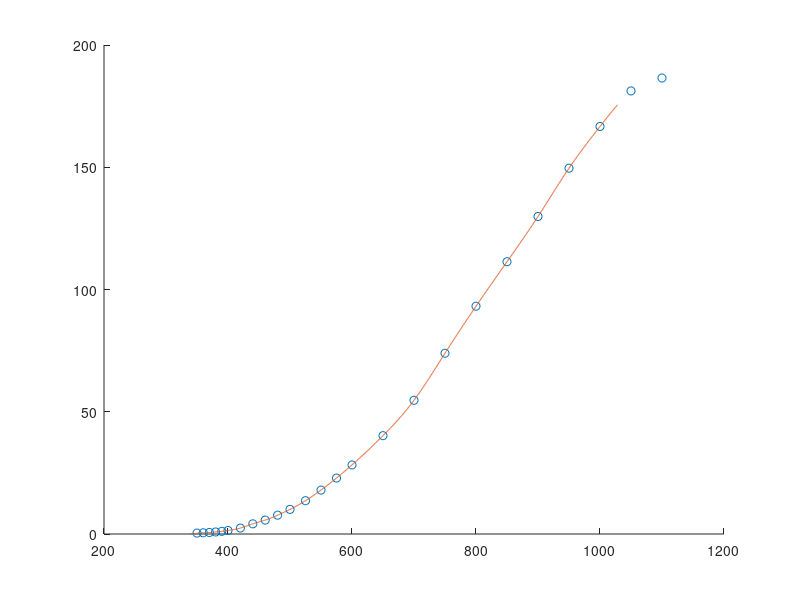
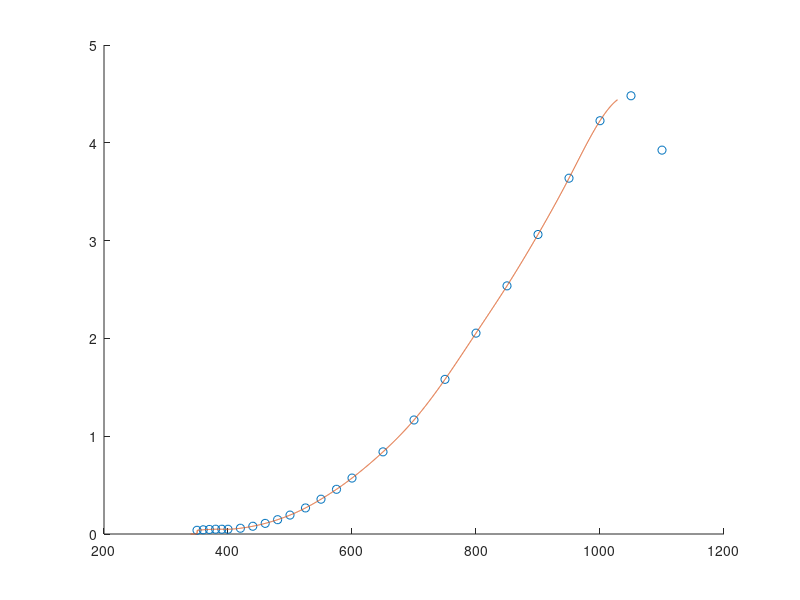
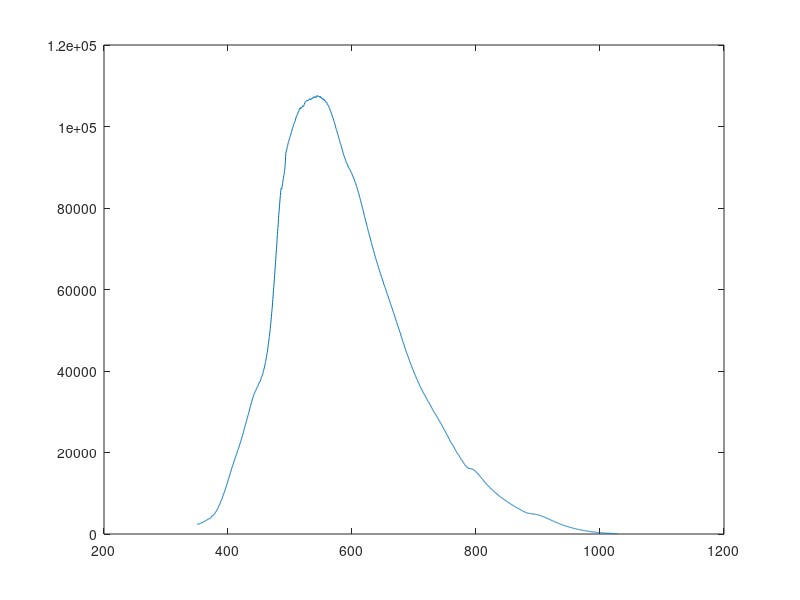
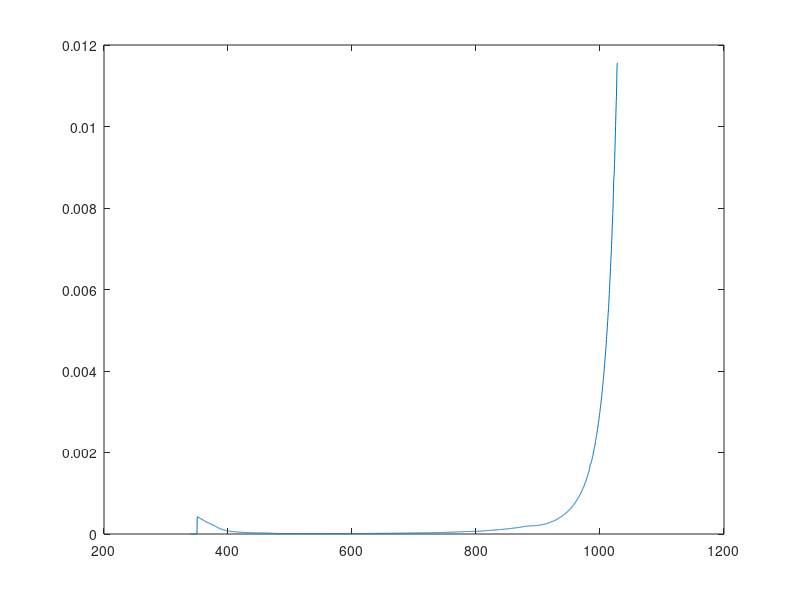

Source code (MATLAB) for these figures, in order: (Note: this script raises an error after producing the figures.)
%% Written to obtain calibrated spectral/colorimetric data from Ocean Optics USB2000+
% Using calibration data taken from CD provided with HL lamp

%Calibrates OO data, specifically data recorded of the LEDs in the small
%sphere (pre-repaint, and pre-mount fitting (I think))

%% Load Data

clc, clear, close all

rootdir = fullfile('C:','Users','cege-user','Dropbox','UCL','Ongoing Work','Small Sphere');
cd(rootdir)

try
    load('OceanOptics Characterisation.mat')
    
catch %if the above file isn't available, create data set from excel
    filename=fullfile(rootdir,'OceanOptics Characterisation.xlsx');
    Data_HL_cal  = xlsread(filename, 1,'A1:D25');
    Data_HL_on   = xlsread(filename, 2,'A2:B2049');
    Data_HL_off  = xlsread(filename, 3,'A2:B2049');
    Data_SPH_off = xlsread(filename, 4,'A2:B2049');
    Data_SPH_RB  = xlsread(filename, 5,'A2:B2049');
    Data_SPH_UVA = xlsread(filename, 6,'A2:B2049');
    save('OceanOptics Characterisation.mat')
end


%% Dark field correction
Data_HL_dfc      =   Data_HL_on(:,2)-Data_HL_off(:,2);
Data_SPH_RB_dfc  =   Data_SPH_RB(:,2)-Data_SPH_off(:,2);
Data_SPH_UVA_dfc  =   Data_SPH_UVA(:,2)-Data_SPH_off(:,2);

% figure, hold on, 
% plot(Data_HL_on(:,1),Data_HL_on(:,2))
% plot(Data_HL_on(:,1),Data_HL_dfc)
% 
% figure, hold on, 
% plot(Data_SPH_RB(:,1),Data_SPH_RB(:,2))
% plot(Data_SPH_RB(:,1),Data_SPH_RB_dfc)
% 
% figure, hold on, 
% plot(Data_SPH_UVA(:,1),Data_SPH_UVA(:,2))
% plot(Data_SPH_UVA(:,1),Data_SPH_UVA_dfc)

%% interpolate lamp calibration data

Data_HL_cal_interp=zeros(2048,4); %pre-allocation
Data_HL_cal_interp(:,1)=Data_HL_off(:,1); %lambda
Data_HL_cal_interp(:,3)=Data_HL_off(:,1); %lambda 
%(sticking to 4 columns and repeating lambda (1,3) to mimic Data_HL_cal)

Data_HL_cal_interp(29:end,2) = ...  %from 29 bc HL_cal starts at 350nm, (:,2) = Cosine corrector
    interp1(Data_HL_cal(:,1),...    %lambda in original
    Data_HL_cal(:,2),...            %power in original
    Data_HL_off(29:end,1),...       %lambda in new
    'spline');

Data_HL_cal_interp(29:end,4) = ...  %(:,4) = bare optical fibre
    interp1(Data_HL_cal(:,3),...    %lambda in original
    Data_HL_cal(:,4),...            %power in original
    Data_HL_off(29:end,1),...       %lambda in new
    'spline');

figure, hold on
plot(Data_HL_cal(:,1),Data_HL_cal(:,2),'o')
plot(Data_HL_cal_interp(:,1),Data_HL_cal_interp(:,2))

figure, hold on
plot(Data_HL_cal(:,3),Data_HL_cal(:,4),'o')
plot(Data_HL_cal_interp(:,3),Data_HL_cal_interp(:,4))

%% Create sensitivity
sensi_vector=zeros(2048,1); 
sensi_vector = Data_HL_dfc./Data_HL_cal_interp(:,4);
figure,
plot(Data_HL_off(:,1),sensi_vector)

%% Create correction vector
correction_vector=zeros(2048,1); 
correction_vector = Data_HL_cal_interp(:,4)./Data_HL_dfc;
figure,
plot(Data_HL_off(:,1),correction_vector)
%save('correction vector','correction_vector')

%differences if 
%Data_HL_cal_interp(:,4) (nomimally bare fibre)
%replaced with
%Data_HL_cal_interp(:,2) (nominally Cosine corrected)

%% Apply correction vector to SPH data

Data_SPH_RB_cor     =Data_SPH_RB_dfc.*correction_vector;
Data_SPH_UVA_cor    =Data_SPH_UVA_dfc.*correction_vector;

figure, hold on
plot(Data_HL_off(:,1),Data_SPH_RB_dfc./max(Data_SPH_RB_dfc),'b');
plot(Data_HL_off(:,1),Data_SPH_RB_cor./max(Data_SPH_RB_cor),'r');
axis([300 1100 -.5 1])

figure, hold on
plot(Data_HL_off(:,1),Data_SPH_UVA_dfc./max(Data_SPH_UVA_dfc),'b');
plot(Data_HL_off(:,1),Data_SPH_UVA_cor./max(Data_SPH_UVA_cor),'r');
axis([300 1100 -.5 1])

figure, hold on
plot(Data_HL_off(:,1),Data_SPH_RB_cor,'r'); %tiwce for stripy graph
plot(Data_HL_off(:,1),Data_SPH_RB_cor,'b--');

plot(Data_HL_off(:,1),Data_SPH_UVA_cor,'b');
plot(Data_HL_off(:,1),Data_SPH_UVA_cor,'y--');
axis([350 700 -.1 1.5]);

%% split LEDs
Data_LEDred=zeros(size(Data_SPH_RB_cor));
Data_LEDred(565:920)=Data_SPH_RB_cor(565:920); %550:675nm

Data_LEDblue=zeros(size(Data_SPH_RB_cor));
Data_LEDblue(226:565)=Data_SPH_RB_cor(226:565); %425:550nm

Data_LEDamber=zeros(size(Data_SPH_UVA_cor));
Data_LEDamber(565:847)=Data_SPH_UVA_cor(565:847); %550:650nm

Data_LEDuv=zeros(size(Data_SPH_UVA_cor));
Data_LEDuv(81:360)=Data_SPH_UVA_cor(81:360); %370:475nm

figure, hold on, 
plot(Data_HL_off(:,1),Data_LEDred/max(Data_LEDred));
plot(Data_HL_off(:,1),Data_LEDblue/max(Data_LEDblue));
plot(Data_HL_off(:,1),Data_LEDamber/max(Data_LEDamber));
plot(Data_HL_off(:,1),Data_LEDuv/max(Data_LEDuv));
%% Calculate chromaticity

%load CIE data
ciefile = fullfile('C:','Users','ucesars','Dropbox','UCL','Data',...
    'Colour Standards','CIE colorimetric data','CIE_colorimetric_tables.xls');
ciedata= xlsread(ciefile,'1931 col observer','A6:D86');
% figure, plot(ciedata(:,1),ciedata(:,2),...
%     ciedata(:,1),ciedata(:,3),
%     ciedata(:,1),ciedata(:,4))
% legend('show')
cielambda=ciedata(:,1);
xbar=ciedata(:,2);
ybar=ciedata(:,3);
zbar=ciedata(:,4);

xbar_int=zeros(2048,1);
xbar_int(107:1231)= interp1(cielambda,xbar,Data_HL_off(107:1231,1));
ybar_int=zeros(2048,1);
ybar_int(107:1231)= interp1(cielambda,ybar,Data_HL_off(107:1231,1));
zbar_int=zeros(2048,1);
zbar_int(107:1231)= interp1(cielambda,zbar,Data_HL_off(107:1231,1));

RB_XYZ=zeros(3,1);
RB_XYZ(1)=xbar_int'*Data_SPH_RB_cor;
RB_XYZ(2)=ybar_int'*Data_SPH_RB_cor;
RB_XYZ(3)=zbar_int'*Data_SPH_RB_cor;
RB_xy(1)=RB_XYZ(1)/sum(RB_XYZ);
RB_xy(2)=RB_XYZ(2)/sum(RB_XYZ);

UVA_XYZ=zeros(3,1);
UVA_XYZ(1)=xbar_int'*Data_SPH_UVA_cor;
UVA_XYZ(2)=ybar_int'*Data_SPH_UVA_cor;
UVA_XYZ(3)=zbar_int'*Data_SPH_UVA_cor;
UVA_xy(1)=UVA_XYZ(1)/sum(UVA_XYZ);
UVA_xy(2)=UVA_XYZ(2)/sum(UVA_XYZ);

figure, hold on
plot(xbar./(xbar+ybar+zbar),ybar./(xbar+ybar+zbar))
scatter(RB_xy(1),RB_xy(2),'r')
text(RB_xy(1),RB_xy(2),'RB')
scatter(UVA_xy(1),UVA_xy(2),'b')
text(UVA_xy(1),UVA_xy(2),'UVA')
axis equal

%% Calculate chromaticity of indvidual channels

%load CIE data
ciefile = fullfile('C:','Users','ucesars','Dropbox','UCL','Data',...
    'Colour Standards','CIE colorimetric data','CIE_colorimetric_tables.xls');
ciedata= xlsread(ciefile,'1931 col observer','A6:D86');
% figure, plot(ciedata(:,1),ciedata(:,2),...
%     ciedata(:,1),ciedata(:,3),
%     ciedata(:,1),ciedata(:,4))
% legend('show')
cielambda=ciedata(:,1);
xbar=ciedata(:,2);
ybar=ciedata(:,3);
zbar=ciedata(:,4);

xbar_int=zeros(2048,1);
xbar_int(107:1231)= interp1(cielambda,xbar,Data_HL_off(107:1231,1));
ybar_int=zeros(2048,1);
ybar_int(107:1231)= interp1(cielambda,ybar,Data_HL_off(107:1231,1));
zbar_int=zeros(2048,1);
zbar_int(107:1231)= interp1(cielambda,zbar,Data_HL_off(107:1231,1));
R_XYZ=zeros(3,1);
R_XYZ(1)=xbar_int'*Data_LEDred;
R_XYZ(2)=ybar_int'*Data_LEDred;
R_XYZ(3)=zbar_int'*Data_LEDred;
R_xy(1)=R_XYZ(1)/sum(R_XYZ);
R_xy(2)=R_XYZ(2)/sum(R_XYZ);

B_XYZ=zeros(3,1);
B_XYZ(1)=xbar_int'*Data_LEDblue;
B_XYZ(2)=ybar_int'*Data_LEDblue;
B_XYZ(3)=zbar_int'*Data_LEDblue;
B_xy(1)=B_XYZ(1)/sum(B_XYZ);
B_xy(2)=B_XYZ(2)/sum(B_XYZ);

A_XYZ=zeros(3,1);
A_XYZ(1)=xbar_int'*Data_LEDamber;
A_XYZ(2)=ybar_int'*Data_LEDamber;
A_XYZ(3)=zbar_int'*Data_LEDamber;
A_xy(1)=A_XYZ(1)/sum(A_XYZ);
A_xy(2)=A_XYZ(2)/sum(A_XYZ);

U_XYZ=zeros(3,1);
U_XYZ(1)=xbar_int'*Data_LEDuv;
U_XYZ(2)=ybar_int'*Data_LEDuv;
U_XYZ(3)=zbar_int'*Data_LEDuv;
U_xy(1)=U_XYZ(1)/sum(U_XYZ);
U_xy(2)=U_XYZ(2)/sum(U_XYZ);



figure, hold on
plot(xbar./(xbar+ybar+zbar),ybar./(xbar+ybar+zbar))

plot([U_xy(1),A_xy(1)],[U_xy(2),A_xy(2)],'k')
plot([R_xy(1),B_xy(1)],[R_xy(2),B_xy(2)],'k')

scatter(R_xy(1),R_xy(2),'r','filled')
text(R_xy(1)+.03,R_xy(2),'R')
scatter(B_xy(1),B_xy(2),'b','filled')
text(B_xy(1)+.03,B_xy(2),'B')
scatter(A_xy(1),A_xy(2),'y','filled')
text(A_xy(1)+.03,A_xy(2),'A')
scatter(U_xy(1),U_xy(2),'k','filled')
text(U_xy(1)+.03,U_xy(2),'U')

axis equal

save led_xy1931.mat R_xy B_xy A_xy U_xy ;
